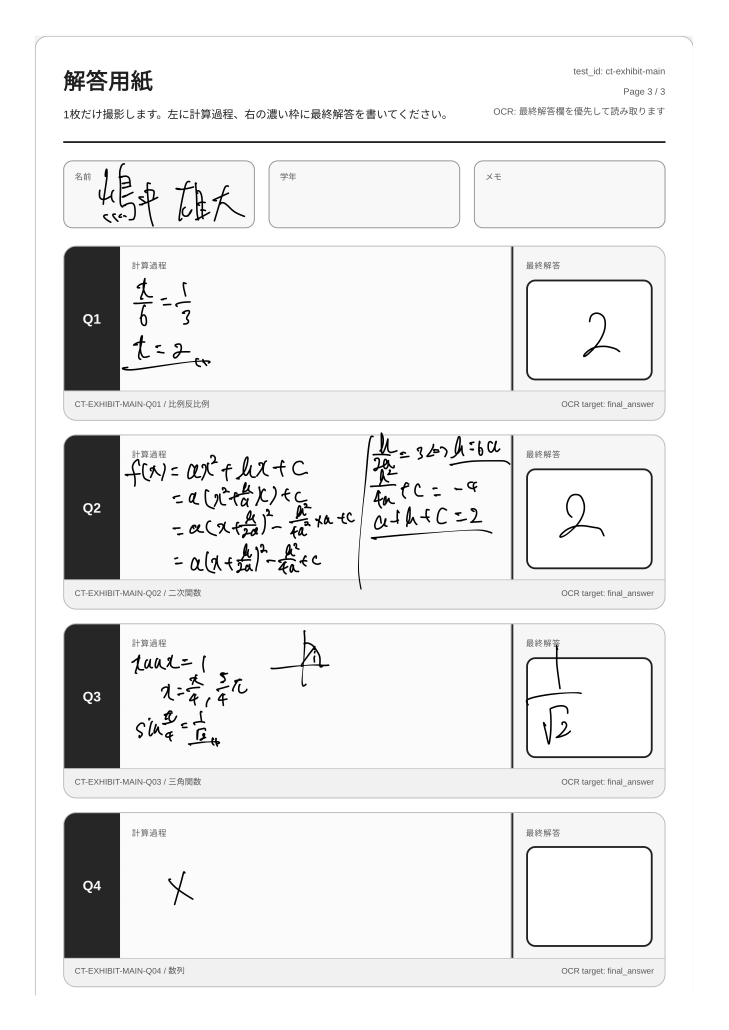
#> input picture data/test/confirmation_test-3.jpg, 2185 x 3090 px (shown at 1/3 size)
$ python -i llm_sheet_ocr.py   (imports and definitions only)
#> lines starting #> are read from the running program, lines starting #| are printed output that depends on the picture; after the words box and inside, x2 and y2 are one past the last pixel; in counts of white or black regions, pixels touching at a corner belong together
#> further down, picture is the input picture: shape (3090, 2185, 3); min 0, max 255, mean 236
### backend/app/core/config.py
from __future__ import annotations

import os
from pathlib import Path


def _load_dotenv() -> None:
    repo_root = Path(__file__).resolve().parents[3]
    env_path = repo_root / ".env"
    if not env_path.exists():
        return
    for raw_line in env_path.read_text(encoding="utf-8").splitlines():
        line = raw_line.strip()
        if not line or line.startswith("#") or "=" not in line:
            continue
        key, value = line.split("=", 1)
        key = key.strip()
        value = value.strip().strip('"').strip("'")
        os.environ.setdefault(key, value)


_load_dotenv()


class Settings:
    def __init__(self) -> None:
        repo_root = Path(__file__).resolve().parents[3]
        self.repo_root = repo_root
        self.data_dir = Path(os.getenv("APP_DATA_DIR", repo_root / "data")).resolve()
        self.frontend_dist_dir = Path(os.getenv("FRONTEND_DIST_DIR", repo_root / "frontend" / "dist")).resolve()
        self.upload_dir = self.data_dir / "uploads"
        self.ocr_debug_dir = self.data_dir / "ocr_debug"
        self.database_path = self.data_dir / "school_admin.sqlite3"
        self.azure_vision_endpoint = os.getenv("AZURE_VISION_ENDPOINT", "https://japaneast.api.cognitive.microsoft.com/")
        self.azure_vision_key = os.getenv("AZURE_VISION_KEY")
        self.azure_openai_endpoint = os.getenv("AZURE_OPENAI_ENDPOINT", "https://japaneast.api.cognitive.microsoft.com/")
        self.azure_openai_key = os.getenv("AZURE_OPENAI_KEY")
        self.azure_openai_deployment = os.getenv("AZURE_OPENAI_DEPLOYMENT", "sit-copilot-demo-chat")
        self.azure_openai_api_version = os.getenv("AZURE_OPENAI_API_VERSION", "2024-10-21")
        self.azure_analysis_live_enabled = os.getenv("AZURE_ANALYSIS_LIVE_ENABLED", "false").lower() == "true"
        self.demo_suspended = os.getenv("DEMO_SUSPENDED", "false").lower() == "true"
        self.llm_ocr_provider = os.getenv("LLM_OCR_PROVIDER", "gemini")
        self.gemini_api_key = os.getenv("GEMINI_API_KEY")
        self.gemini_model = os.getenv("GEMINI_MODEL", "gemini-2.0-flash")
        self.llm_ocr_concurrency = max(1, int(os.getenv("LLM_OCR_CONCURRENCY", "4")))
        self.llm_ocr_request_timeout_seconds = float(os.getenv("LLM_OCR_REQUEST_TIMEOUT_SECONDS", "12"))
        self.request_timeout_seconds = float(os.getenv("REQUEST_TIMEOUT_SECONDS", "20"))
        self.vision_poll_seconds = float(os.getenv("VISION_POLL_SECONDS", "1.5"))


settings = Settings()
settings.upload_dir.mkdir(parents=True, exist_ok=True)
settings.ocr_debug_dir.mkdir(parents=True, exist_ok=True)

### backend/app/services/llm_sheet_ocr.py
from __future__ import annotations

import asyncio
import mimetypes
import re
import io
import time
from dataclasses import dataclass
from pathlib import Path
from typing import Any

import cv2
import numpy as np
from PIL import Image, ImageDraw, ImageOps

from app.clients.azure_openai import AzureOpenAIClient
from app.clients.gemini_ocr import GeminiOcrClient
from app.core.config import settings
from app.schemas import NormalizedOcrDocument, OcrConfidenceSummary, OcrItem


@dataclass
class QuestionRegion:
    problem_no: str
    row_box: tuple[int, int, int, int]
    work_box: tuple[int, int, int, int]
    final_box: tuple[int, int, int, int]
    notes: list[str]


# [54 lines left out: functions _open_image, _prepare_llm_image, _clamp_box, _cleanup_math_ocr_text, not called in this run]


def _save_crop(image: Image.Image, crop_box: tuple[int, int, int, int], target: Path) -> None:
    target.parent.mkdir(parents=True, exist_ok=True)
    image.crop(crop_box).save(target, format="PNG")


# [83 lines left out: functions _crop_bytes, _build_contact_sheet, _extract_regions, _detect_dark_label_rows, not called in this run]


def _dedupe_rectangles(rectangles: list[tuple[int, int, int, int]], *, tolerance: int = 18) -> list[tuple[int, int, int, int]]:
    deduped: list[tuple[int, int, int, int]] = []
    for rect in sorted(rectangles, key=lambda item: (item[1], item[0], item[2] * item[3]), reverse=False):
        x, y, w, h = rect
        if any(abs(x - dx) <= tolerance and abs(y - dy) <= tolerance and abs(w - dw) <= tolerance and abs(h - dh) <= tolerance for dx, dy, dw, dh in deduped):
            continue
        deduped.append(rect)
    return deduped


def _detect_box_regions(image: Image.Image, visible_problem_nos: list[str]) -> list[QuestionRegion]:
    rgb = np.array(image)
    gray = cv2.cvtColor(rgb, cv2.COLOR_RGB2GRAY)
    blur = cv2.GaussianBlur(gray, (5, 5), 0)
    _, threshold = cv2.threshold(blur, 200, 255, cv2.THRESH_BINARY_INV)
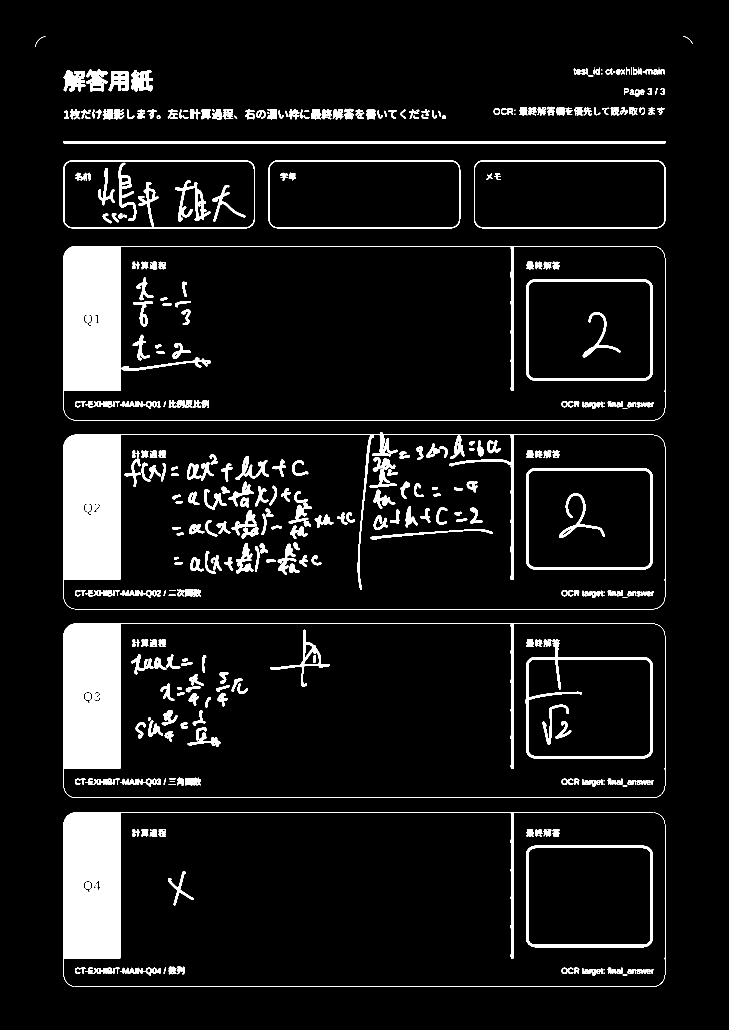
#> threshold: shape (3090, 2185) (shown at 1/3 size); 8.3% white; 498 white regions (34 under 20 px), largest, box (x1, y1, x2, y2) and area: (190, 1296, 1961, 1827) 85090, (190, 738, 1996, 1261) 80825, (190, 1871, 1996, 2394) 80777
    kernel = cv2.getStructuringElement(cv2.MORPH_RECT, (5, 5))
    closed = cv2.morphologyEx(threshold, cv2.MORPH_CLOSE, kernel, iterations=2)
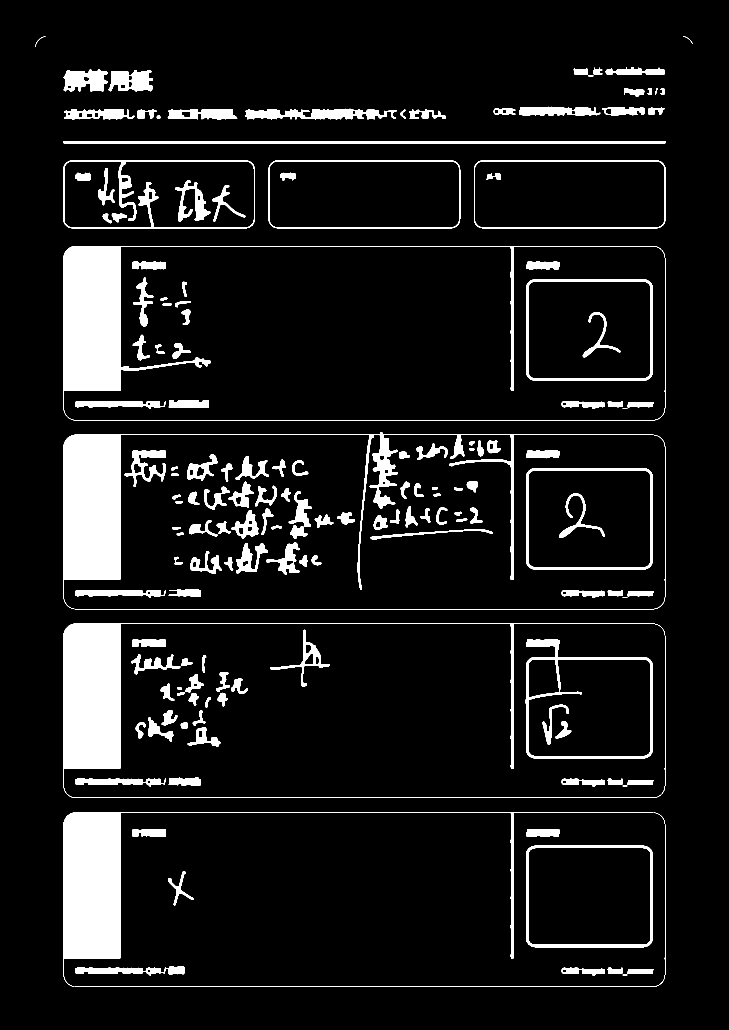
#> closed: shape (3090, 2185) (shown at 1/3 size); 9% white; 162 white regions
    contours, _ = cv2.findContours(closed, cv2.RETR_LIST, cv2.CHAIN_APPROX_SIMPLE)
#> contours = 216 contours, 4 with area under 20; largest, box (x1, y1, x2, y2) and area: (1576, 1918, 1959, 2275) 116670, (190, 481, 765, 685) 115863, (806, 481, 1381, 685) 115860, (1422, 481, 1997, 685) 115715, (1578, 2537, 1959, 2842) 114826

    height, width = gray.shape
#> height = 3090; width = 2185
    final_candidates: list[tuple[int, int, int, int]] = []
    row_candidates: list[tuple[int, int, int, int]] = []

    for contour in contours:
        x, y, w, h = cv2.boundingRect(contour)
        area = w * h
        if area < 10_000 or w < 120 or h < 40:
            continue
        aspect_ratio = w / max(h, 1)
        width_ratio = w / width
        height_ratio = h / height
        if x > int(width * 0.55) and 0.9 <= aspect_ratio <= 1.8 and 0.08 <= width_ratio <= 0.24 and 0.06 <= height_ratio <= 0.18:
            final_candidates.append((x, y, w, h))
        if width_ratio >= 0.68 and aspect_ratio >= 3.0 and 0.08 <= height_ratio <= 0.24:
            row_candidates.append((x, y, w, h))
#> this loop made 216 passes
#> (x, y, w, h, area) on passes 1 to 3: (1868, 2924, 14, 3, 42), (1688, 2907, 11, 11, 121), (441, 2907, 11, 11, 121)
#> after the loop, final_candidates = [(1584, 2543, 369, 292), (1578, 2537, 381, 305), (1584, 1977, 369, 292), (1576, 1918, 383, 357), (1584, 1411, 369, 291), (1578, 1404, 381, 305), (1584, 844, 369, 292), (1578, 838, 381, 304)]; row_candidates = [(224, 2473, 1772, 488), (190, 2437, 1771, 523), (190, 1871, 1806, 523), (224, 1305, 1772, 523), (190, 1296, 1771, 531), (190, 738, 1806, 523)]

    final_candidates = sorted(_dedupe_rectangles(final_candidates, tolerance=14), key=lambda item: item[1])
#> the loop in _dedupe_rectangles, `for rect in sorted(rectangles, key=lambda item: (item[1], item[0], ite..` made 8 passes
#> after the loop in _dedupe_rectangles, `for rect in sorted(rectangles, key=lambda item: (item[1], item[0], ite..`: deduped = [(1578, 838, 381, 304), (1578, 1404, 381, 305), (1576, 1918, 383, 357), (1584, 1977, 369, 292), (1578, 2537, 381, 305)]
#> final_candidates has the same summary as deduped in _dedupe_rectangles
    row_candidates = sorted(_dedupe_rectangles(row_candidates, tolerance=24), key=lambda item: item[1])
#> the loop in _dedupe_rectangles (call 2), `for rect in sorted(rectangles, key=lambda item: (item[1], item[0], ite..` made 6 passes
#> row_candidates = [(190, 738, 1806, 523), (190, 1296, 1771, 531), (224, 1305, 1772, 523), (190, 1871, 1806, 523), (190, 2437, 1771, 523), (224, 2473, 1772, 488)]
    if not final_candidates:
        return []

    ordered_problem_nos = sorted(set(visible_problem_nos), key=lambda value: int(value[1:])) if visible_problem_nos else [f"Q{index + 1}" for index in range(len(final_candidates))]
#> ordered_problem_nos = ['Q1', 'Q2', 'Q3', 'Q4', 'Q5']
    if len(ordered_problem_nos) != len(final_candidates):
        count = min(len(ordered_problem_nos), len(final_candidates))
        final_candidates = final_candidates[:count]
        ordered_problem_nos = ordered_problem_nos[:count]

    regions: list[QuestionRegion] = []
    default_row_left = int(width * 0.09)
#> default_row_left = 196
    default_row_right = int(width * 0.92)
#> default_row_right = 2010
    for problem_no, (fx, fy, fw, fh) in zip(ordered_problem_nos, final_candidates, strict=True):
        final_box = (fx, fy, fx + fw, fy + fh)
        final_center_y = fy + fh / 2
        containing_rows = [
            rect
            for rect in row_candidates
            if rect[1] <= final_center_y <= rect[1] + rect[3] and rect[0] <= fx <= rect[0] + rect[2]
        ]
        if containing_rows:
            row_x, row_y, row_w, row_h = min(containing_rows, key=lambda rect: abs((rect[1] + rect[3] / 2) - final_center_y))
            row_box = (row_x, row_y, row_x + row_w, row_y + row_h)
            note = "contour-row+final-box-detection"
        else:
            row_margin_y = int(fh * 0.42)
            row_box = (
                default_row_left,
                max(0, fy - row_margin_y),
                default_row_right,
                min(height, fy + fh + row_margin_y),
            )
            note = "contour-final-box-detection"

        gap_left = max(10, fx - row_box[0])
        work_left = row_box[0] + int(gap_left * 0.16)
        work_right = max(work_left + 60, fx - 18)
        work_box = (
            work_left,
            max(0, row_box[1] + 6),
            work_right,
            min(height, row_box[3] - 6),
        )
        regions.append(
            QuestionRegion(
                problem_no=problem_no,
                row_box=row_box,
                work_box=work_box,
                final_box=final_box,
                notes=[note],
            )
        )
#> this loop made 5 passes
#> (problem_no, fx, fy, fw, fh, final_box, final_center_y, containing_rows) on passes 1 to 5: ('Q1', 1578, 838, 381, 304, (1578, 838, 1959, 1142), 990, [(190, 738, 1806, 523)]), ('Q2', 1578, 1404, 381, 305, (1578, 1404, 1959, 1709), 1556.5, [(190, 1296, 1771, 531), (224, 1305, 1772, 523)]), ('Q3', 1576, 1918, 383, 357, (1576, 1918, 1959, 2275), 2096.5, [(190, 1871, 1806, 523)]), ('Q4', 1584, 1977, 369, 292, (1584, 1977, 1953, 2269), 2123, [(190, 1871, 1806, 523)]), ('Q5', 1578, 2537, 381, 305, (1578, 2537, 1959, 2842), 2689.5, [(190, 2437, 1771, 523), (224, 2473, 1772, 488)])
#> after the loop, regions = 5 items
    return regions


def _regions_from_visible_questions(image: Image.Image, visible_problem_nos: list[str]) -> list[QuestionRegion]:
    contour_regions = _detect_box_regions(image, visible_problem_nos)
#> contour_regions = 5 items
    if contour_regions:
        return contour_regions
    width, height = image.size
    row_spans = _detect_dark_label_rows(image)
    if not row_spans:
        return []
    if visible_problem_nos:
        ordered_problem_nos = sorted(set(visible_problem_nos), key=lambda value: int(value[1:]))
    else:
        ordered_problem_nos = [f"Q{index + 1}" for index in range(len(row_spans))]
    if len(ordered_problem_nos) != len(row_spans):
        count = min(len(ordered_problem_nos), len(row_spans))
        row_spans = row_spans[:count]
        ordered_problem_nos = ordered_problem_nos[:count]
    left_label_right = int(width * 0.11)
    final_left = int(width * 0.77)
    work_left = left_label_right + 10
    row_margin = max(4, height // 250)
    regions: list[QuestionRegion] = []
    for problem_no, (top, bottom) in zip(ordered_problem_nos, row_spans, strict=True):
        row_top = max(0, top - row_margin)
        row_bottom = min(height, bottom + row_margin)
        work_box = (work_left, row_top + 4, max(work_left + 50, final_left - 10), row_bottom - 4)
        final_box = (final_left, row_top + 4, width - 8, row_bottom - 4)
        regions.append(
            QuestionRegion(
                problem_no=problem_no,
                row_box=(0, row_top, width, row_bottom),
                work_box=work_box,
                final_box=final_box,
                notes=["image-processed-row-detection"],
            )
        )
    return regions


# [9 lines that did not run here, left out]


def _local_confirmation_regions(image: Image.Image) -> list[QuestionRegion]:
    regions = _regions_from_visible_questions(image, [])
#> regions = 5 items
    if len(regions) < 2:
        return []
    return regions


# [316 lines not run here, left out]

>>> import cv2
>>> picture = cv2.cvtColor(cv2.imread('../../../data/test/confirmation_test-3.jpg'), cv2.COLOR_BGR2RGB)
>>> result = _local_confirmation_regions(picture)
#> result = 5 items

$ run again, on data/test/confirmation_test-4.jpg
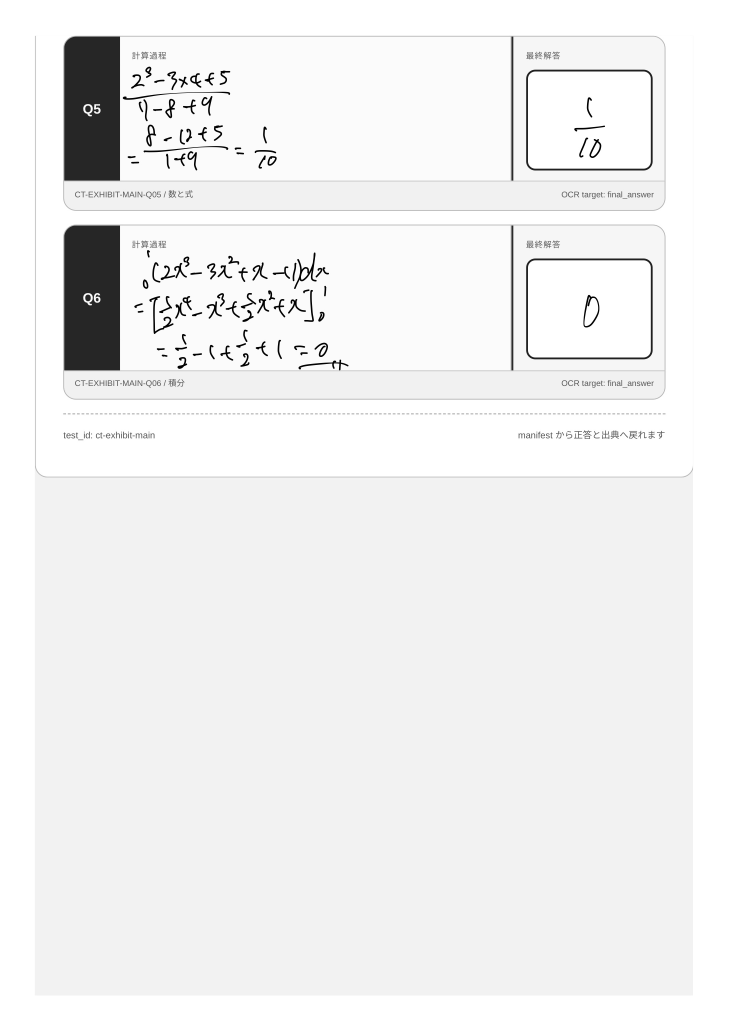
#> input picture data/test/confirmation_test-4.jpg, 2185 x 3090 px (shown at 1/3 size)
#> picture is the input picture: shape (3090, 2185, 3); min 0, max 255, mean 240.3
#> in _detect_box_regions, `_, threshold = cv2.threshold(blur, 200, 255, cv2.THRESH_BINARY_INV)`:
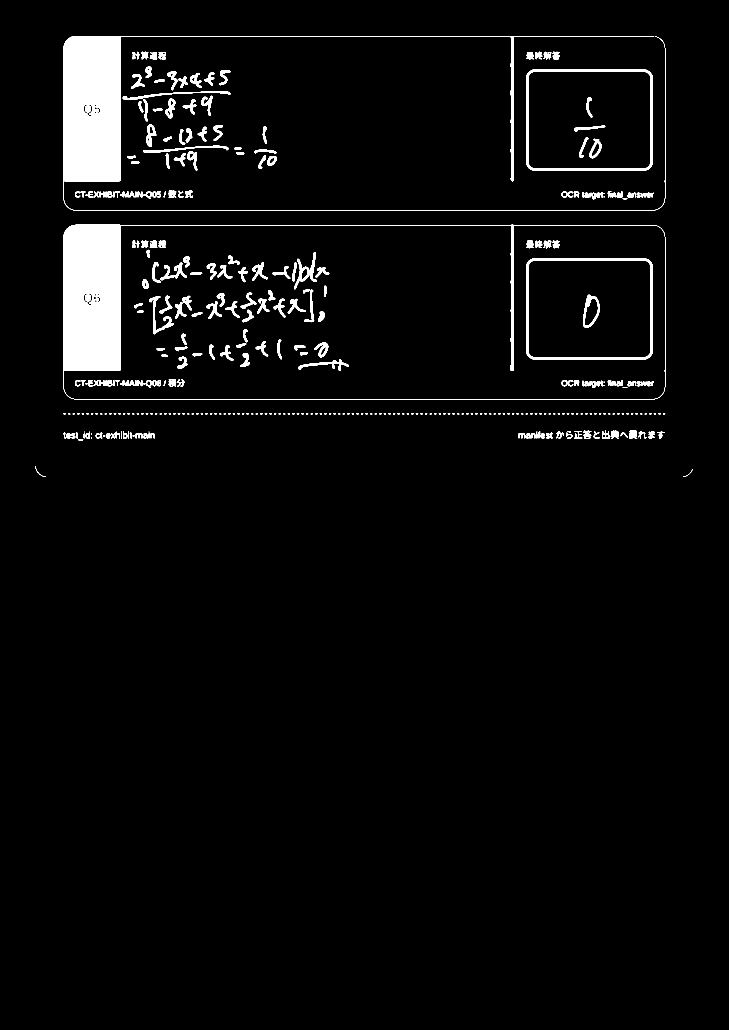
#> threshold: shape (3090, 2185) (shown at 1/3 size); 3.8% white; 381 white regions (130 under 20 px), largest, box (x1, y1, x2, y2) and area: (190, 674, 1996, 1198) 81334, (190, 108, 1996, 632) 80876, (1578, 208, 1959, 512) 9117
#> in _detect_box_regions, `closed = cv2.morphologyEx(threshold, cv2.MORPH_CLOSE, kernel, iteratio..`:
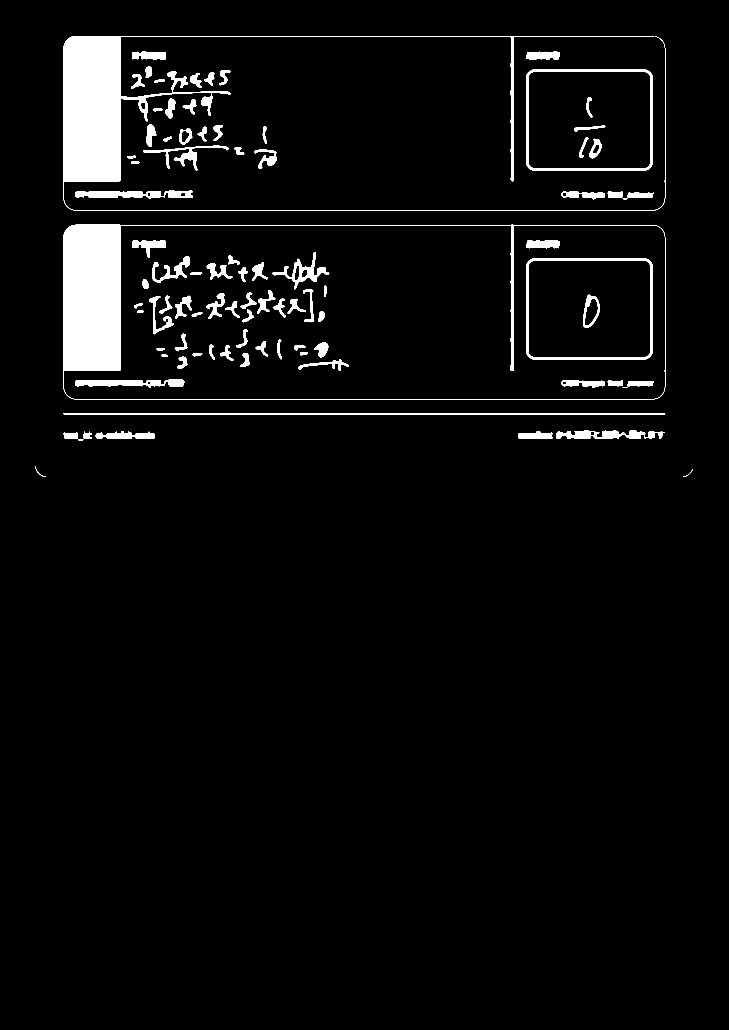
#> closed: shape (3090, 2185) (shown at 1/3 size); 4.1% white; 92 white regions
#> contours = 105 contours, 3 with area under 20; largest, box (x1, y1, x2, y2) and area: (1578, 208, 1959, 512) 114496, (1578, 775, 1959, 1079) 114496, (1584, 781, 1953, 1073) 106665, (1584, 214, 1953, 506) 106664, (190, 108, 1996, 632) 81264
#> the loop in _detect_box_regions, `for contour in contours:` made 105 passes
#> (x, y, w, h, area) on passes 1 to 8: (2049, 1407, 29, 24, 696), (106, 1398, 32, 33, 1056), (234, 1318, 16, 3, 48), (190, 1297, 44, 19, 836), (1772, 1295, 12, 11, 132), (1555, 1295, 103, 21, 2163), (287, 1295, 177, 21, 3717), (251, 1295, 25, 21, 525)
#> after the loop in _detect_box_regions, `for contour in contours:`: final_candidates = [(1584, 781, 369, 292), (1578, 775, 381, 304), (1584, 214, 369, 292), (1578, 208, 381, 304)]; row_candidates = [(190, 674, 1806, 524), (190, 108, 1806, 524)]
#> the loop in _dedupe_rectangles, `for rect in sorted(rectangles, key=lambda item: (item[1], item[0], ite..` made 4 passes
#> after the loop in _dedupe_rectangles, `for rect in sorted(rectangles, key=lambda item: (item[1], item[0], ite..`: deduped = [(1578, 208, 381, 304), (1578, 775, 381, 304)]
#> the loop in _dedupe_rectangles (call 2), `for rect in sorted(rectangles, key=lambda item: (item[1], item[0], ite..` made 2 passes
#> in _detect_box_regions, `row_candidates = sorted(_dedupe_rectangles(row_candidates, tolerance=2..`: row_candidates = [(190, 108, 1806, 524), (190, 674, 1806, 524)]
#> ordered_problem_nos = ['Q1', 'Q2']
#> the loop in _detect_box_regions, `for problem_no, (fx, fy, fw, fh) in zip(ordered_problem_nos, final_can..` made 2 passes
#> (problem_no, fx, fy, fw, fh, final_box, final_center_y, row_x) on passes 1 to 2: ('Q1', 1578, 208, 381, 304, (1578, 208, 1959, 512), 360, 190), ('Q2', 1578, 775, 381, 304, (1578, 775, 1959, 1079), 927, 190)
#> after the loop in _detect_box_regions, `for problem_no, (fx, fy, fw, fh) in zip(ordered_problem_nos, final_can..`: regions = 2 items
